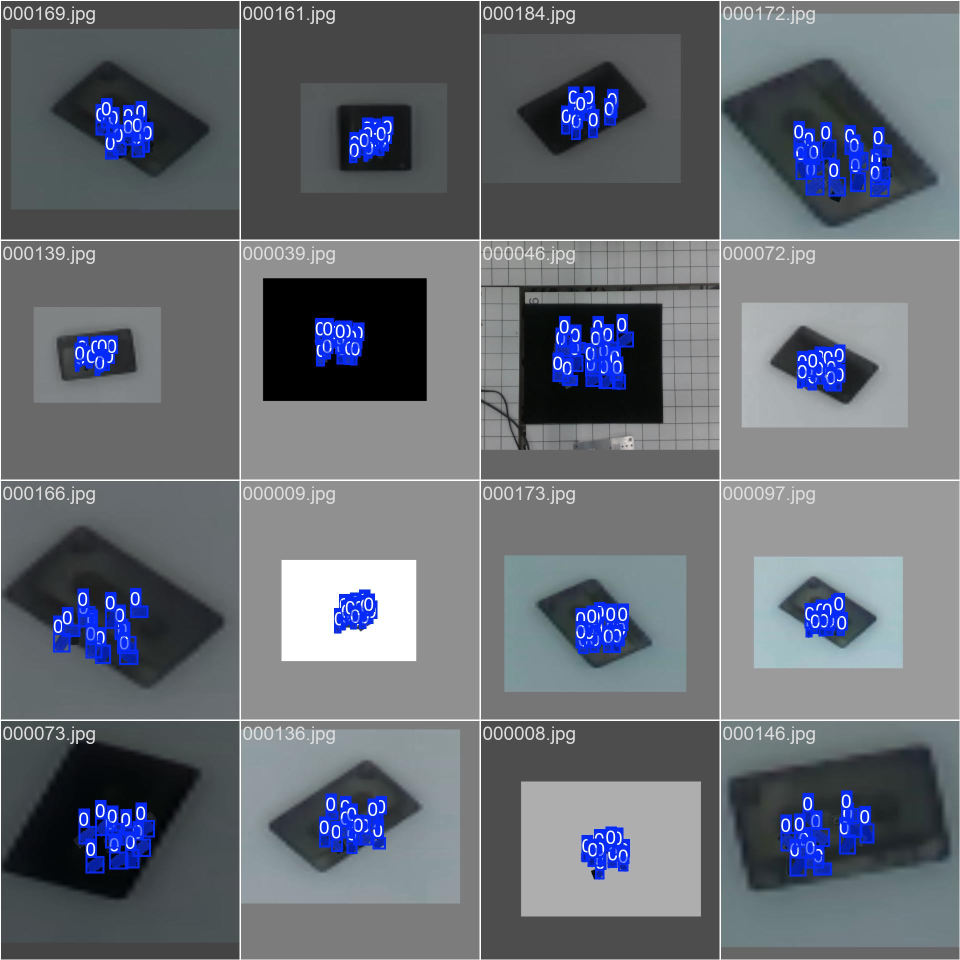
#> input picture VISION/runs_seg/seg_black_cassette/train_batch2.jpg, 1920 x 1920 px (shown at 1/2 size); its folder holds only this picture in this run
$ python -i shape_capture_and_add_qt.py   (imports and definitions only)
#> lines starting #> are read from the running program, lines starting #| are printed output that depends on the picture; after the words box and inside, x2 and y2 are one past the last pixel; in counts of white or black regions, pixels touching at a corner belong together
#> further down, picture is the input picture: shape (1920, 1920, 3); mean B, G, R 117.5, 108.5, 103.4
import sys
import cv2
import yaml
import numpy as np
# import pyrealsense2 as rs
from pathlib import Path

import subprocess
import platform

from PyQt5.QtWidgets import (
    QDialog, QLabel, QPushButton,
    QVBoxLayout, QHBoxLayout, QListWidget,
    QMessageBox, QGridLayout, QLineEdit,
    QComboBox
)
from PyQt5.QtCore import Qt, QTimer
from PyQt5.QtGui import QImage, QPixmap

# =========================
# 경로
# =========================
def project_root() -> Path:
    if getattr(sys, "frozen", False):
        return Path(sys.executable).resolve().parent
    else:
        return Path(__file__).resolve().parent.parent.parent

PROJECT_ROOT = project_root()

if getattr(sys, "frozen", False):
    TEMPLATE_ROOT = PROJECT_ROOT / "VISION" / "data" / "template"
    DB_DIR = PROJECT_ROOT / "VISION" / "data" / "template"
    ROI_YAML = PROJECT_ROOT / "VISION" / "config" / "roi_config.yaml"
else:
    TEMPLATE_ROOT = PROJECT_ROOT / "PRAG" / "VISION" / "data" / "template"
    DB_DIR = PROJECT_ROOT / "PRAG" / "VISION" / "data" / "template"
    ROI_YAML = PROJECT_ROOT / "PRAG" / "VISION" / "config" / "roi_config.yaml"

# [2 lines not run here, left out]


def extract_object(img, pad=10):
#> called with pad = 10
    H, W = img.shape[:2]
#> H = 1920; W = 1920

    border = 20
    bg_pixels = np.concatenate([
        img[0:border].reshape(-1, 3),
        img[:, 0:border].reshape(-1, 3),
        img[H-border:H].reshape(-1, 3),
        img[:, W-border:W].reshape(-1, 3),
    ], axis=0)

    bg_color = np.mean(bg_pixels, axis=0).astype(np.uint8)
#> bg_color = [116, 115, 113]

    diff = np.abs(img.astype(np.int16) - bg_color)
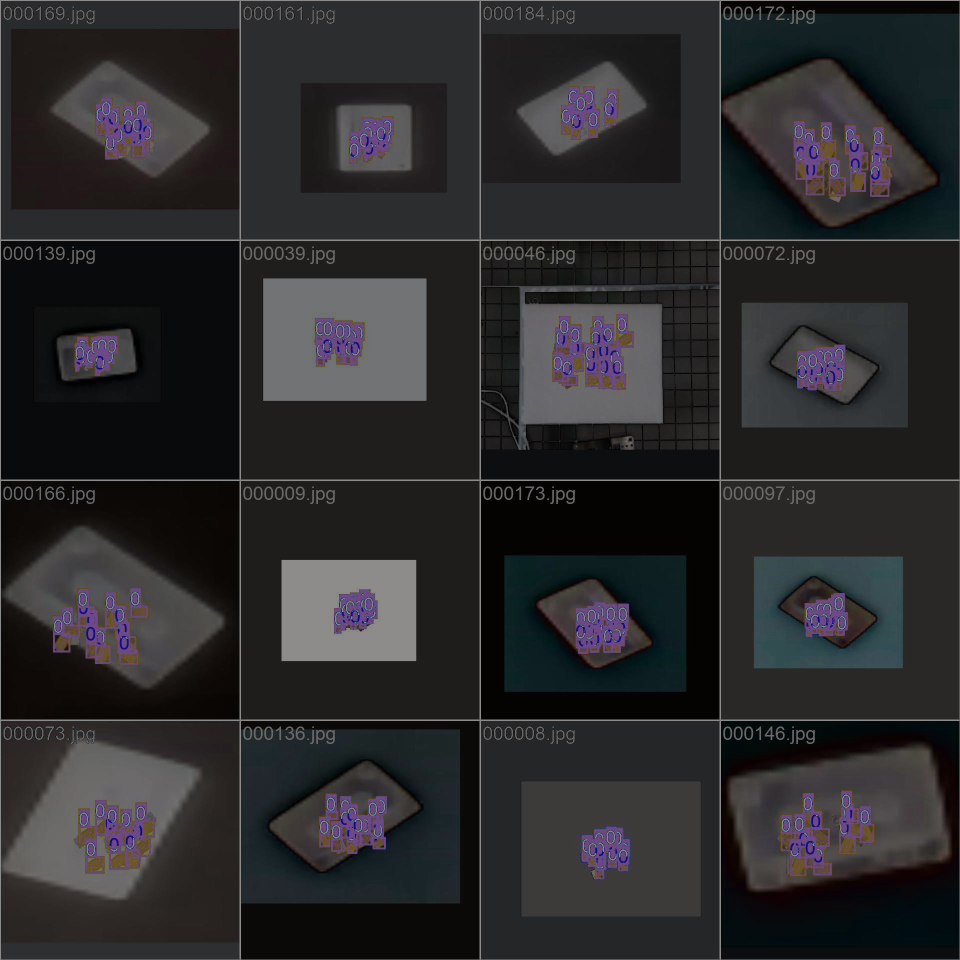
#> diff: shape (1920, 1920, 3) int16 (shown at 1/2 size); mean B, G, R 44, 42.3, 43
    diff = np.clip(diff, 0, 255).astype(np.uint8)
    diff_gray = cv2.cvtColor(diff, cv2.COLOR_BGR2GRAY)
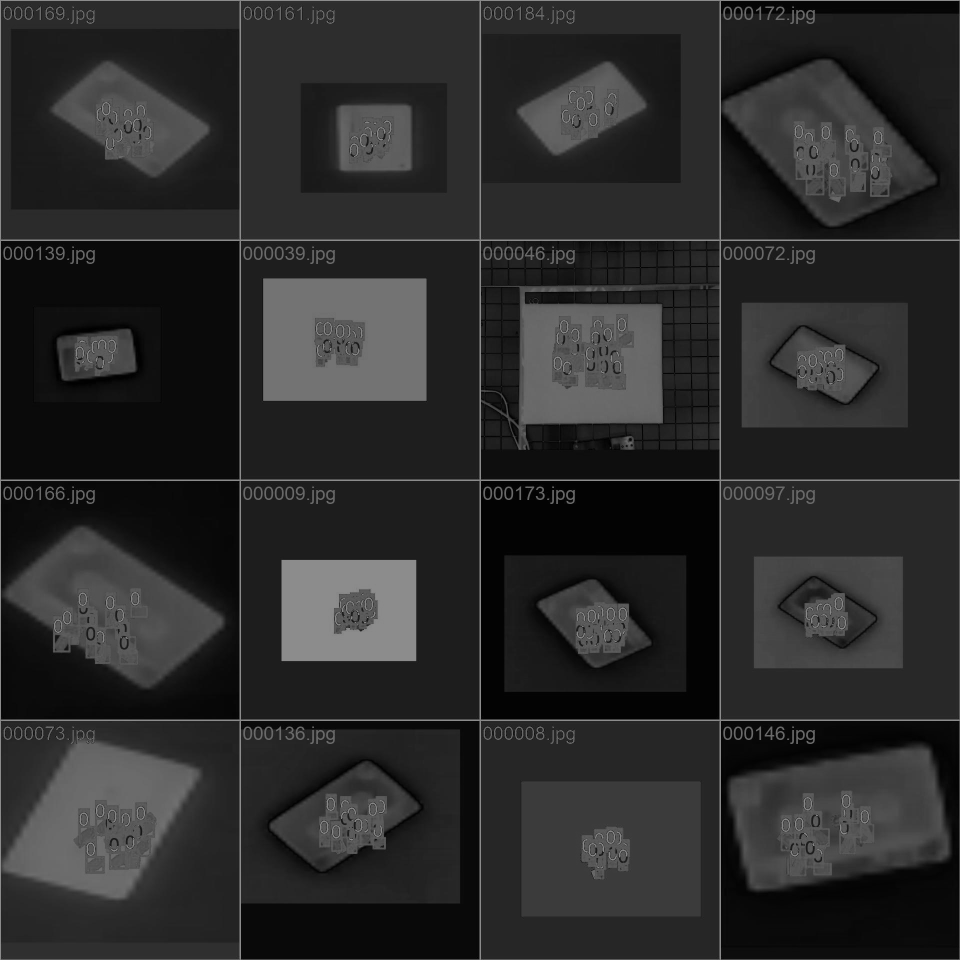
#> diff_gray: shape (1920, 1920) (shown at 1/2 size); min 0, max 140, mean 42.7

    _, mask = cv2.threshold(diff_gray, 30, 255, cv2.THRESH_BINARY)
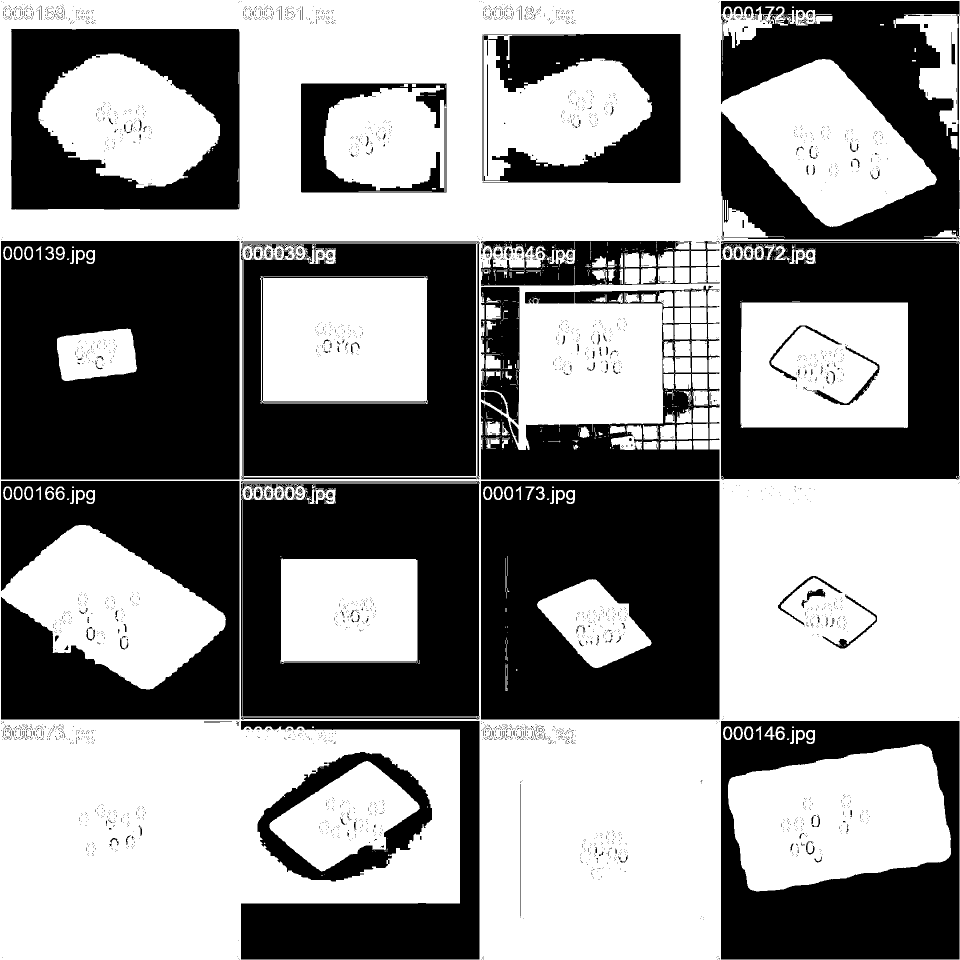
#> mask: shape (1920, 1920) (shown at 1/2 size); 55.4% white; 3713 black regions (3509 under 20 px), largest, box (x1, y1, x2, y2) and area: (2, 482, 479, 959) 211245, (962, 962, 1439, 1439) 202009, (482, 962, 959, 1439) 163285

    kernel = np.ones((3, 3), np.uint8)
    mask = cv2.morphologyEx(mask, cv2.MORPH_OPEN, kernel)
#> mask: shape (1920, 1920); 54.7% white; 2535 black regions (2269 under 20 px), largest, box (x1, y1, x2, y2) and area: (2, 482, 479, 959) 211369, (962, 962, 1439, 1439) 202429, (482, 962, 959, 1439) 167151
    mask = cv2.dilate(mask, kernel)
#> mask: shape (1920, 1920); 56.9% white; 417 black regions (308 under 20 px), largest, box (x1, y1, x2, y2) and area: (3, 483, 478, 958) 207808, (963, 963, 1438, 1438) 198723, (483, 963, 958, 1438) 163317
    mask = cv2.erode(mask, kernel)
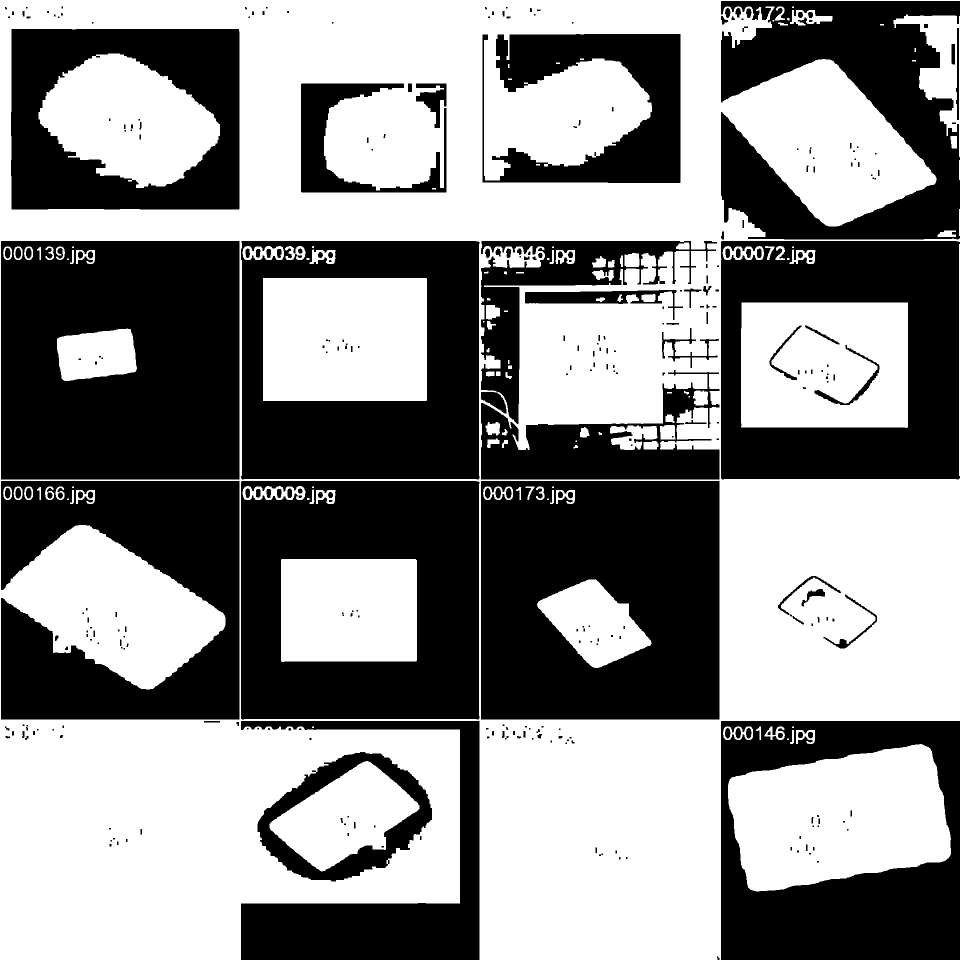
#> mask: shape (1920, 1920) (shown at 1/2 size); 55.1% white; 349 black regions (141 under 20 px)

    cnts, _ = cv2.findContours(mask, cv2.RETR_EXTERNAL, cv2.CHAIN_APPROX_SIMPLE)
#> cnts = 31 contours, 10 with area under 20; largest, box (x1, y1, x2, y2) and area: (0, 0, 1920, 1920) 3008668, (1456, 1488, 1902, 1783) 98536, (1482, 605, 1816, 856) 82864, (1787, 29, 1920, 314) 13098, (1445, 492, 1528, 520) 1708
    if len(cnts) == 0:
        return None, None

    c = max(cnts, key=cv2.contourArea)
#> c = contour of 965 points, box (x1, y1, x2, y2) (0, 0, 1920, 1920), area 3008668
    x, y, w, h = cv2.boundingRect(c)
#> x = 0; y = 0; w = 1920; h = 1920

    x1 = max(x - pad, 0)
#> x1 = 0
    y1 = max(y - pad, 0)
#> y1 = 0
    x2 = min(x + w + pad, W)
#> x2 = 1920
    y2 = min(y + h + pad, H)
#> y2 = 1920

    return img[y1:y2, x1:x2], mask[y1:y2, x1:x2]

# -----------------------------
# 템플릿 저장
# -----------------------------
# [12 lines left out: function save_template, not called in this run]


# =========================
# 터치 키보드 제어
# =========================
def show_touch_keyboard():
    if platform.system() == "Windows":
        subprocess.Popen("osk", shell=True)

def hide_touch_keyboard():
    if platform.system() == "Windows":
        subprocess.Popen("taskkill /IM osk.exe /F", shell=True)


# ------------------------------------------------------------
# 버튼 스타일
# ------------------------------------------------------------
BTN_STYLE = """
QPushButton {
    color: rgb(255, 255, 255);
    background-color: rgb(0, 119, 196);
    font: bold 16pt "Arial";
    border: 1px solid rgb(0, 0, 0);
}
QPushButton:pressed {
    background-color: rgb(0, 80, 150);
}
"""

# =========================
# ROI 로드
# =========================
# [11 lines left out: function load_roi, not called in this run]

# =========================
# 템플릿 이름 입력 (대형 팝업) - 수정됨
# =========================
class TemplateNameDialog(QDialog):
    # [91 lines left out: functions __init__, _on_combo_changed, _on_edit_clicked, not called in this run]

    def _on_return_pressed(self):
        hide_touch_keyboard()
        self.edit.clearFocus()

    # [8 lines left out: function accept, not called in this run]

    def reject(self):
        hide_touch_keyboard()
        super().reject()

# =========================
# 촬영 결과 팝업 (RGB + MASK)
# =========================
class CaptureResultDialog(QDialog):
    # [68 lines left out: functions __init__, _cv_to_pixmap, _init_ui, _on_use, not called in this run]

# =========================
# 메인 다이얼로그
# =========================
class TemplateCaptureDialog(QDialog):
    # [259 lines left out: functions __init__, _init_ui, start_camera, stop_camera, update_frame, capture and 4 more, not called in this run]

>>> import cv2
>>> picture = cv2.imread('runs_seg/seg_black_cassette/train_batch2.jpg')
>>> result = extract_object(picture)

$ run again, on VISION/runs_seg/seg_black_cassette/val_batch0_pred.jpg
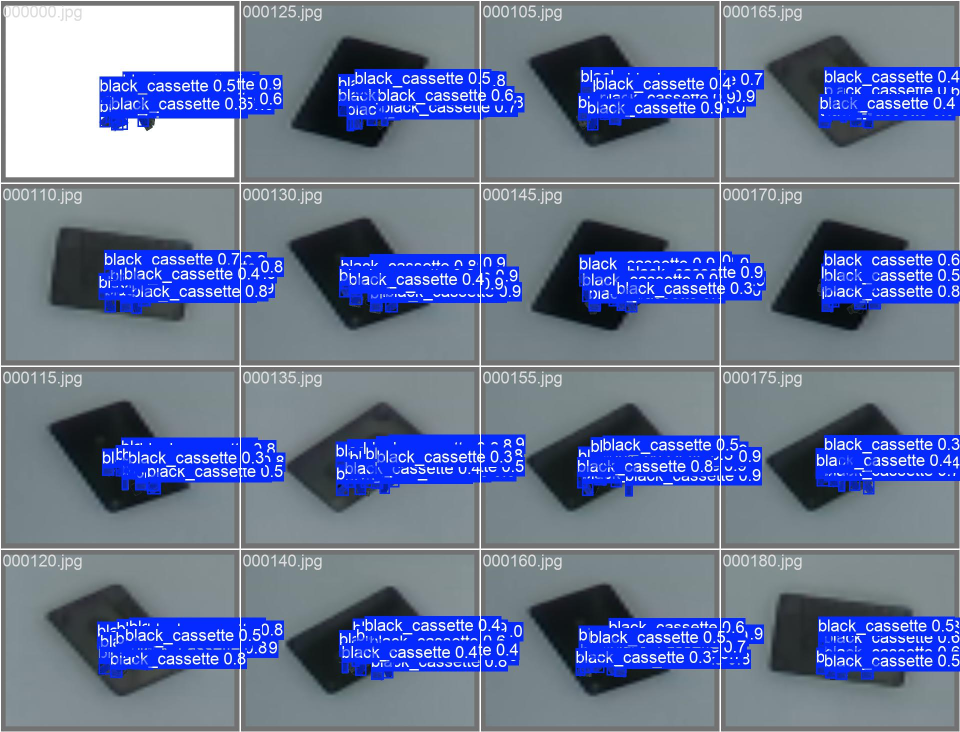
#> input picture VISION/runs_seg/seg_black_cassette/val_batch0_pred.jpg, 1920 x 1464 px (shown at 1/2 size)
#> picture is the input picture: shape (1464, 1920, 3); mean B, G, R 153.6, 118.1, 104.5
#> bg_color = [150, 139, 133]
#> in extract_object, `diff_gray = cv2.cvtColor(diff, cv2.COLOR_BGR2GRAY)`:
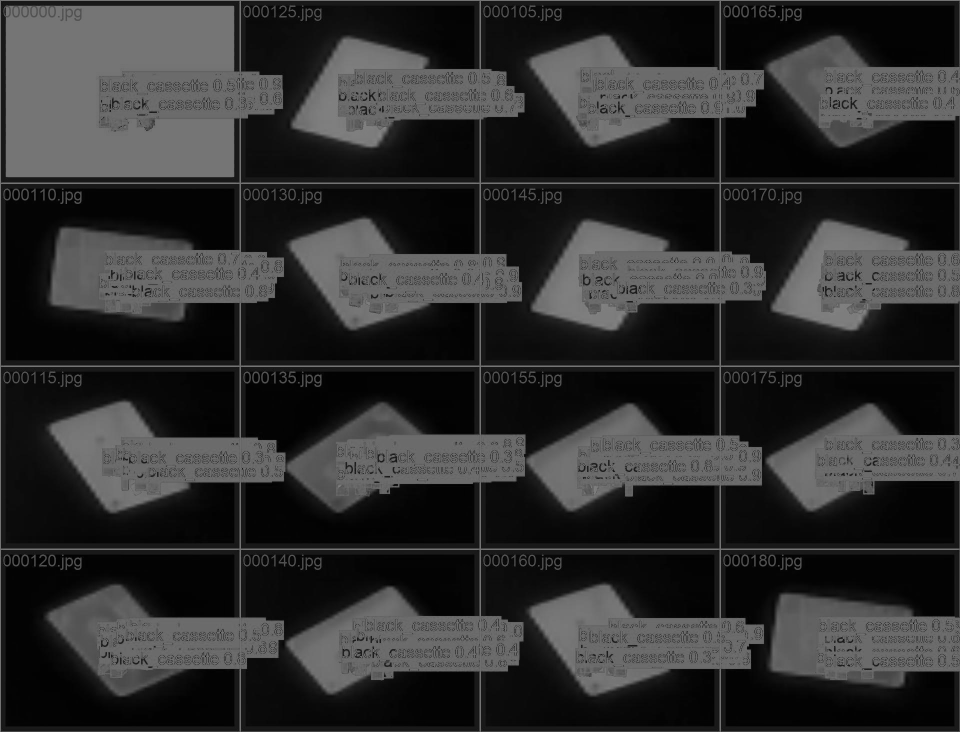
#> diff_gray: shape (1464, 1920) (shown at 1/2 size); min 0, max 138, mean 45.3
#> in extract_object, `mask = cv2.erode(mask, kernel)`:
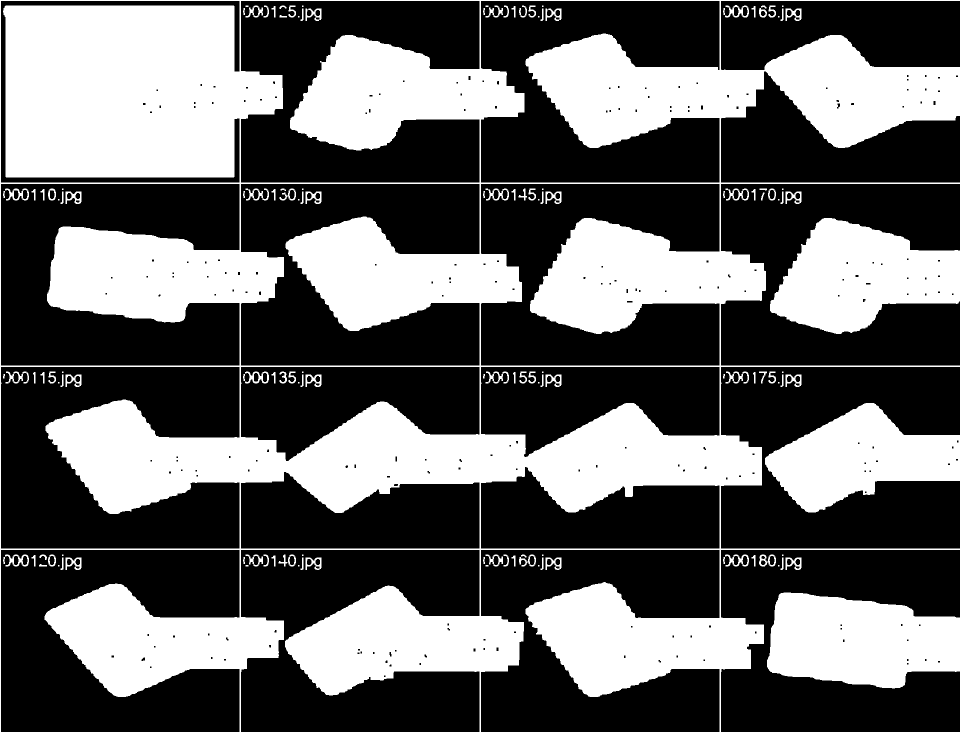
#> mask: shape (1464, 1920) (shown at 1/2 size); 38.8% white; 149 white regions (34 under 20 px)
#> cnts = 72 contours, 17 with area under 20; largest, box (x1, y1, x2, y2) and area: (0, 0, 1920, 1464) 1838064, (1534, 1185, 1920, 1377) 56220, (1540, 436, 1920, 668) 55802, (1530, 806, 1920, 1025) 47505, (10, 1109, 58, 1133) 691
#> c = contour of 1589 points, box (x1, y1, x2, y2) (0, 0, 1920, 1464), area 1838064
#> x = 0; w = 1920; h = 1464
#> x1 = 0
#> x2 = 1920
#> y2 = 1464
